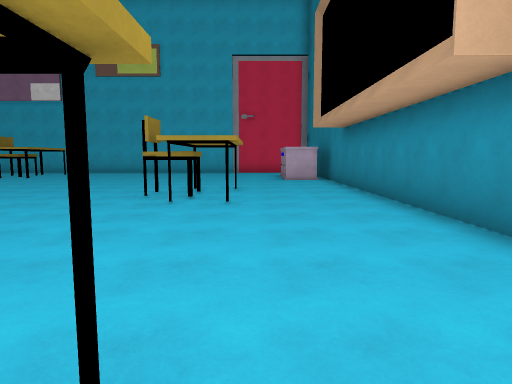
View 1 (above)

18 first-person views from a walk through a Godot game level. The camera is 1.5 m above the floor, tilts 6° down and sees 75° across. The floor is counted in squares, 2 m on a side. Each view is taken from the middle of a square. On the plan, view 1 faces up. The plan holds only what a view shows up to about 11 squares ahead; the rest is blank. Surface patterns are stand-ins for the level's own textures.

View 2
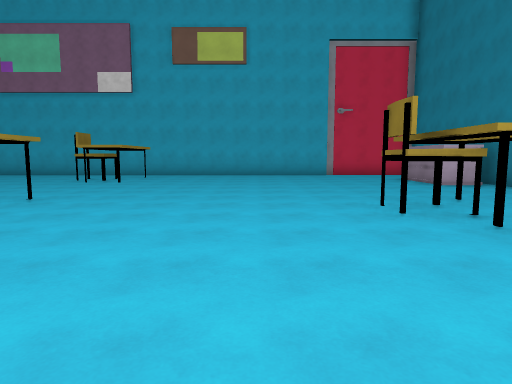

View 3
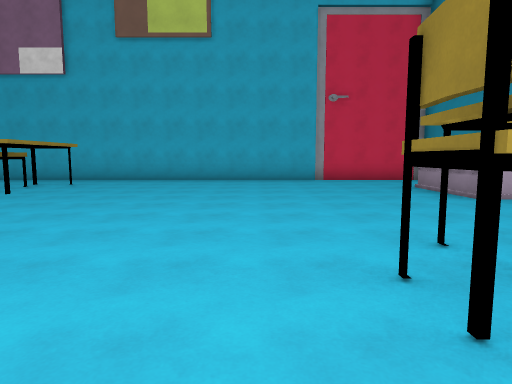

View 4
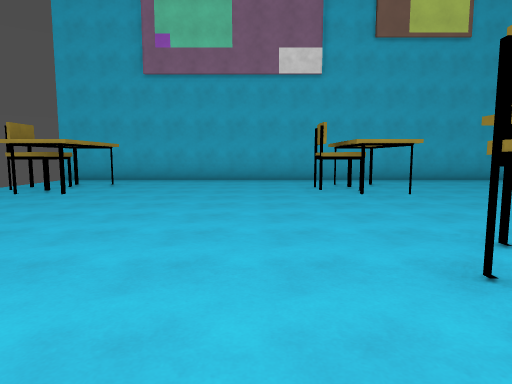

View 5
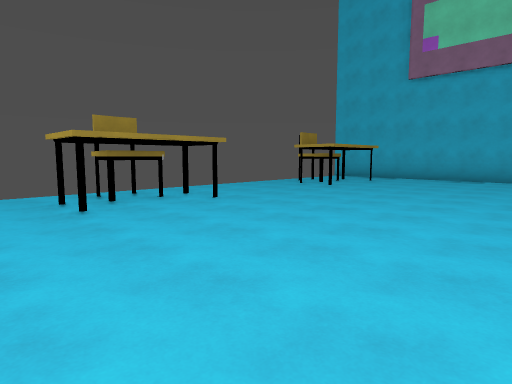

View 6
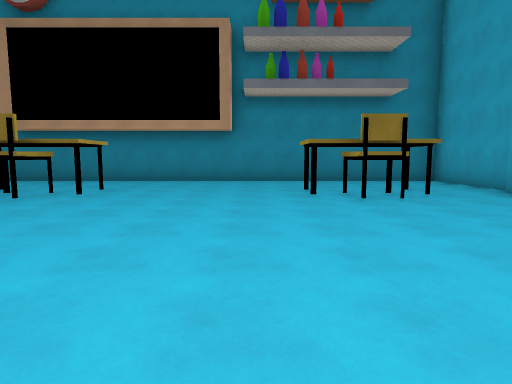

View 7
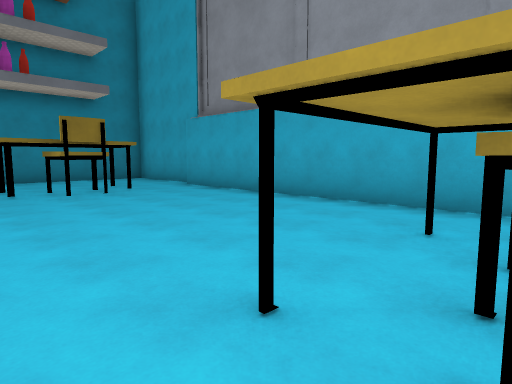

View 8
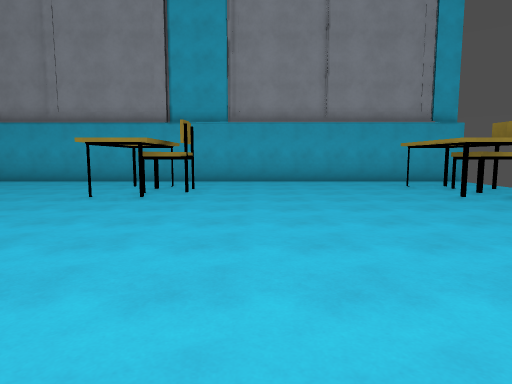

View 9
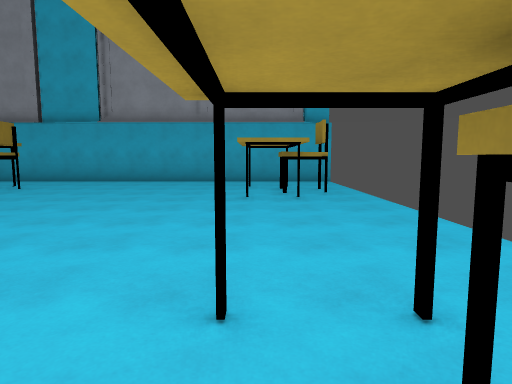

View 10
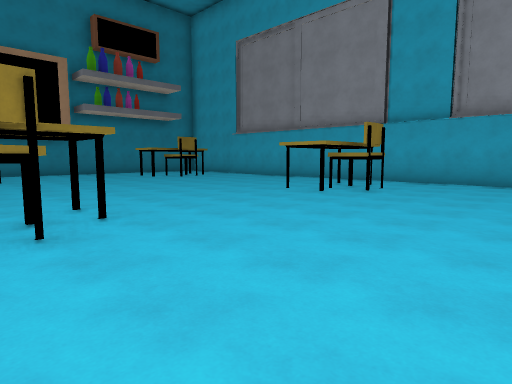

View 11
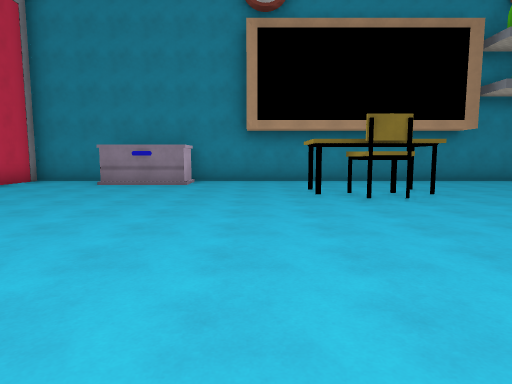

View 12
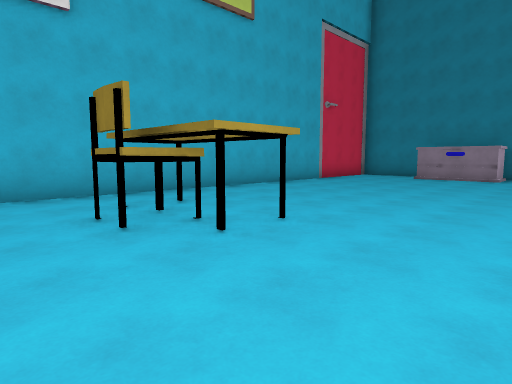

View 13
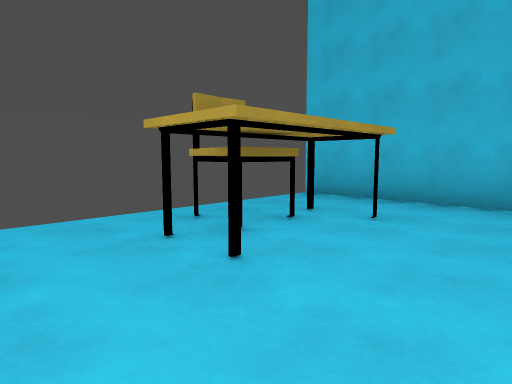

View 14
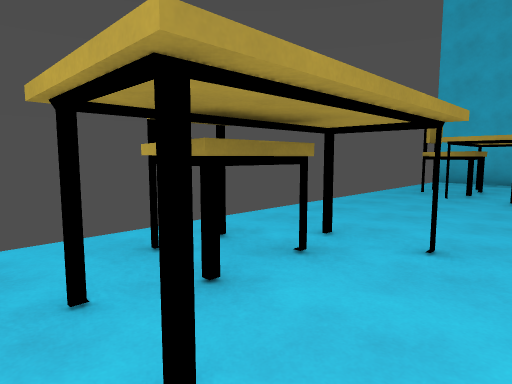

View 15
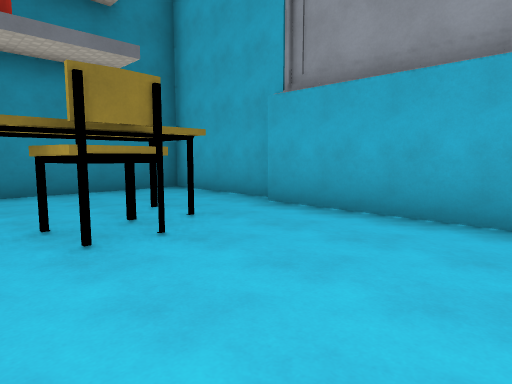

View 16
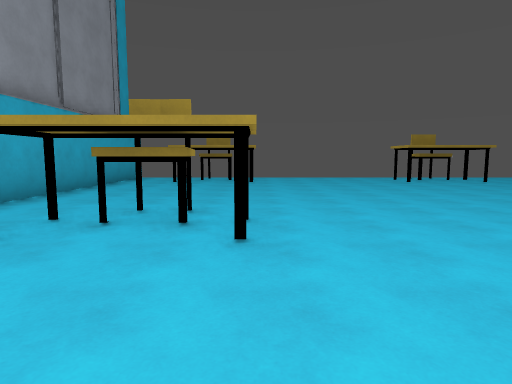

View 17
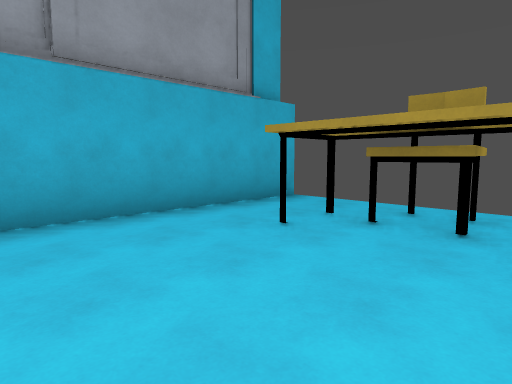

View 18
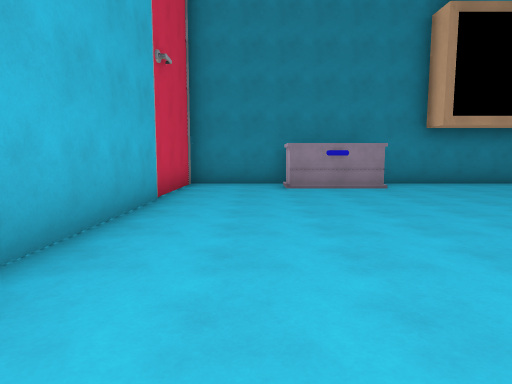

### Floor plan
Key: @ floor where view 1 was taken; # wall or solid block; x gap in a wall; . floor.
Columns run from 17 left of view 1 to 3 right of it. Each row starts with its distance up from view 1.
 16 x####################
 15 ....................#
 14 .#......#...........#
 13 .#......#.........###
 12 .#......#.........##
 11 ..................###
 10 ....................#
  9 ....................#
  8 .#......#...........#
  7 .#......#......#....#
  6 .#x.....#......#x...#
  5 ....................#
  4 ....................#
  3 ....................#
  2 ....................#
  1 .#......#...........#
  0 .#......#......##@..#
 -1 .#......#.......#...#
 -2 ....................#
 -3 ....................#
 -4 x####################

Where each view was taken, in squares from view 1:
view 1: 0 up, 0 right, facing up
view 2: 2 up, 4 left, facing up
view 3: 5 up, 3 left, facing up
view 4: 5 up, 11 left, facing up
view 5: 4 up, 10 left, facing up-left
view 6: 2 up, 8 left, facing right
view 7: 2 up, 9 left, facing down-right
view 8: 7 up, 11 left, facing down
view 9: 7 up, 15 left, facing down
view 10: 7 up, 13 left, facing down-right
view 11: 9 up, 8 left, facing right
view 12: 9 up, 11 left, facing up-right
view 13: 10 up, 13 left, facing up-left
view 14: 5 up, 14 left, facing up-left
view 15: 1 up, 5 left, facing down-right
view 16: 1 up, 5 left, facing left
view 17: 1 up, 12 left, facing down-left
view 18: 14 up, 7 left, facing right
